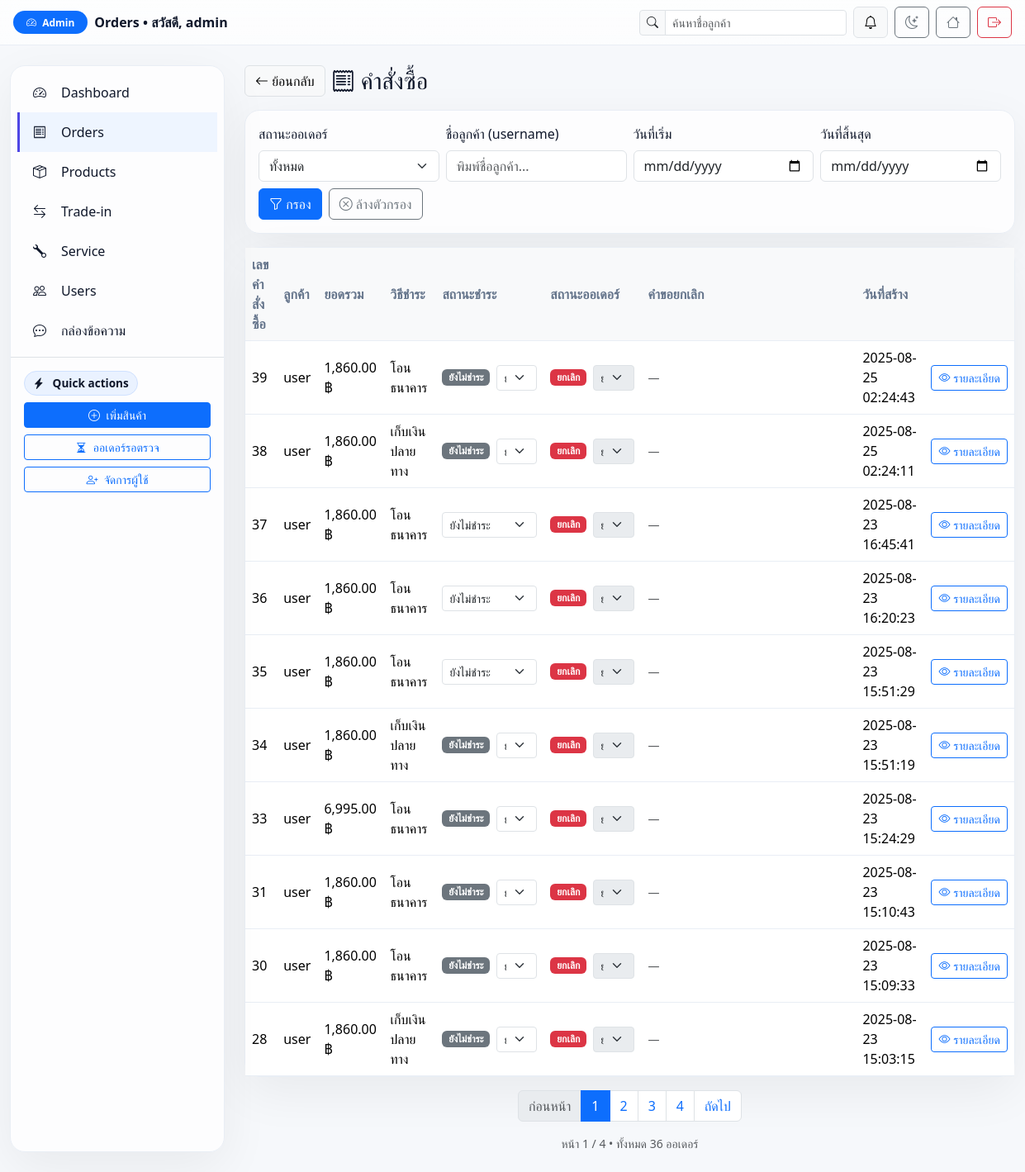
Page /Home/admin/orders.php (signed in) on the earlier database version.
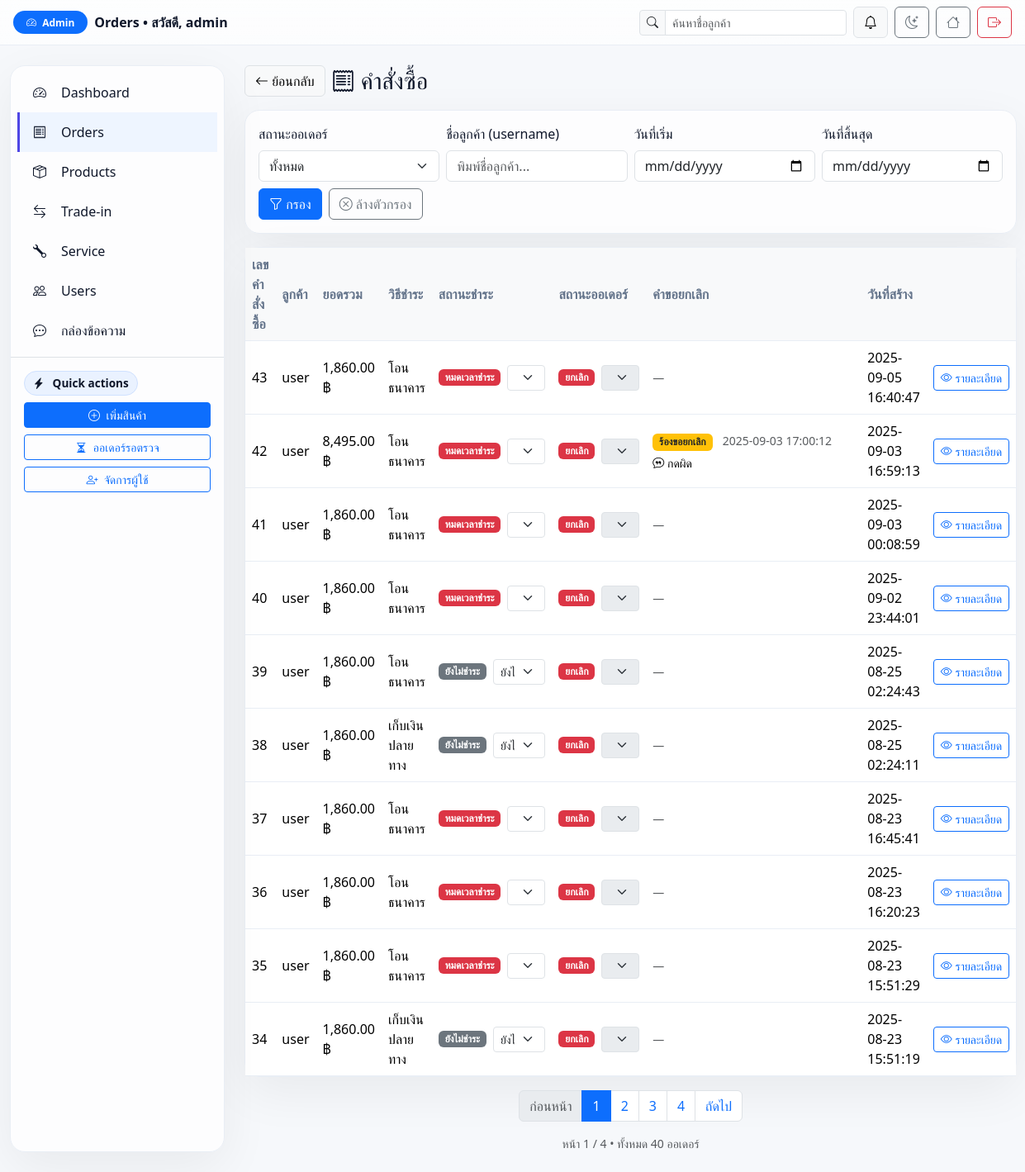
Same page on the later database version.
### tables this page shows
CREATE TABLE `orders` (
  `id` bigint(20) UNSIGNED NOT NULL,
  `user_id` bigint(20) UNSIGNED NOT NULL,
  `total_price` decimal(10,2) NOT NULL DEFAULT 0.00,
  `status` enum('pending','processing','shipped','delivered','completed','cancel_requested','cancelled') NOT NULL DEFAULT 'pending',
  `payment_status` enum('unpaid','pending','paid','refunded','expired') NOT NULL DEFAULT 'unpaid',
  `stock_deducted` tinyint(1) NOT NULL DEFAULT 0,
  `shipping_name` varchar(150) DEFAULT NULL,
  `shipping_phone` varchar(30) DEFAULT NULL,
  `shipping_address` text DEFAULT NULL,
  `created_at` timestamp NOT NULL DEFAULT current_timestamp(),
  `expires_at` datetime DEFAULT NULL,
  `updated_at` timestamp NULL DEFAULT NULL ON UPDATE current_timestamp(),
  `payment_method` enum('cod','bank') DEFAULT 'cod',
  `slip_image` varchar(255) DEFAULT NULL,
  `cancel_reason` text DEFAULT NULL,
  `cancel_requested_at` timestamp NULL DEFAULT NULL
);

CREATE TABLE `users` (
  `id` bigint(20) UNSIGNED NOT NULL,
  `username` varchar(100) NOT NULL,
  `email` varchar(255) NOT NULL,
  `google_id` varchar(64) DEFAULT NULL,
  `provider` enum('local','google') NOT NULL DEFAULT 'local',
  `password_hash` varchar(255) DEFAULT NULL,
  `role` enum('user','admin') DEFAULT 'user',
  `phone` varchar(30) DEFAULT NULL,
  `address` text DEFAULT NULL,
  `profile_pic` varchar(255) DEFAULT NULL,
  `is_active` tinyint(1) NOT NULL DEFAULT 1,
  `created_at` timestamp NOT NULL DEFAULT current_timestamp(),
  `updated_at` timestamp NULL DEFAULT NULL ON UPDATE current_timestamp(),
  `full_name` varchar(150) DEFAULT NULL,
  `avatar` varchar(255) DEFAULT NULL,
  `address_line1` varchar(255) DEFAULT NULL,
  `address_line2` varchar(255) DEFAULT NULL,
  `district` varchar(120) DEFAULT NULL,
  `province` varchar(120) DEFAULT NULL,
  `postcode` varchar(12) DEFAULT NULL
);

### Home/admin/orders.php (the view, shortened to what the changed rows need)
<?php
require __DIR__ . '/../includes/db.php';
function h($s){ return htmlspecialchars($s ?? '', ENT_QUOTES, 'UTF-8'); }
function baht($n){ return number_format((float)$n,2); }
$PAY_THAI = [
  'unpaid'   => 'ยังไม่ชำระ',
  'pending'  => 'รอตรวจสอบ',
  'paid'     => 'ชำระแล้ว',
  'refunded' => 'คืนเงินแล้ว',
  'expired'  => 'หมดเวลาชำระ',
];
$PAY_BADGE = [
  'unpaid'   => 'secondary',
  'pending'  => 'warning text-dark',
  'paid'     => 'success',
  'refunded' => 'info text-dark',
  'expired'  => 'danger',
];
$ORDER_THAI = [
  'pending'          => 'ใหม่/กำลังตรวจสอบ',
  'processing'       => 'กำลังเตรียม/แพ็ค',
  'shipped'          => 'ส่งออกจากคลัง',
  'delivered'        => 'ถึงปลายทาง',
  'completed'        => 'เสร็จสิ้น',
  'cancel_requested' => 'รอยืนยันยกเลิก',
  'cancelled'        => 'ยกเลิก',
];
$ORDER_BADGE = [
  'pending'          => 'info text-dark',
  'processing'       => 'primary',
  'shipped'          => 'primary',
  'delivered'        => 'success',
  'completed'        => 'success',
  'cancel_requested' => 'warning text-dark',
  'cancelled'        => 'danger',
];
$per_page = 10;
$page     = max(1, (int)($_GET['page'] ?? 1));
$offset   = ($page - 1) * $per_page;
$count_sql = "
  SELECT COUNT(DISTINCT o.id) AS c
  FROM orders o
  LEFT JOIN users u ON u.id=o.user_id
  WHERE 1=1
";
$stc = $conn->prepare($count_sql);
$stc->execute();
$total_rows = (int)($stc->get_result()->fetch_assoc()['c'] ?? 0);
$total_pages = max(1, (int)ceil($total_rows / $per_page));
$sql = "
  SELECT
    o.id, o.user_id, o.status, o.payment_method, o.payment_status, o.created_at,
    o.cancel_reason, o.cancel_requested_at,
    o.slip_image, o.expires_at,
    u.username,
    COALESCE(SUM(oi.quantity*oi.unit_price),0) AS total_amount,
    GREATEST(
      0,
      TIMESTAMPDIFF(
        SECOND,
        NOW(),
        COALESCE(o.expires_at, DATE_ADD(o.created_at, INTERVAL 15 MINUTE))
      )
    ) AS remaining_sec
  FROM orders o
  LEFT JOIN users u ON u.id=o.user_id
  LEFT JOIN order_items oi ON oi.order_id=o.id
  WHERE 1=1
";
$params=[]; $types="";
$sql .= " GROUP BY o.id ORDER BY o.created_at DESC LIMIT ? OFFSET ? ";
$params[] = $per_page; $types .= "i";
$params[] = $offset;   $types .= "i";
$stmt = $conn->prepare($sql);
if ($params) { $stmt->bind_param($types, ...$params); }
$stmt->execute();
$orders = $stmt->get_result()->fetch_all(MYSQLI_ASSOC);
function page_link($p){
  $qs = $_GET; $qs['page']=$p;
  return 'orders.php?'.http_build_query($qs);
}
?>
<!doctype html>
<html lang="th" data-theme="light">
<head>
  <link href="https://cdn.jsdelivr.net/npm/bootstrap@5.3.2/dist/css/bootstrap.min.css" rel="stylesheet">
  <link href="https://cdn.jsdelivr.net/npm/bootstrap-icons/font/bootstrap-icons.css" rel="stylesheet">
  <link rel="stylesheet" href="">
</head>
<body>
<div class="container-fluid my-4 app">
  <main class="d-flex flex-column gap-3">
    <div class="glass">
      <div class="table-responsive">
        <table class="table table-hover align-middle mb-0">
          <thead class="table-light">
            <tr>
              <th>เลขคำสั่งซื้อ</th>
              <th>ลูกค้า</th>
              <th>ยอดรวม</th>
              <th>วิธีชำระ</th>
              <th>สถานะชำระ</th>
              <th>สถานะออเดอร์</th>
              <th style="min-width:260px">คำขอยกเลิก</th>
              <th>วันที่สร้าง</th>
              <th></th>
            </tr>
          </thead>
          <tbody>
          <?php if(empty($orders)): ?>
            <tr><td colspan="9" class="text-center text-muted">ไม่มีออเดอร์</td></tr>
          <?php else: foreach($orders as $o):
            $isBank  = ($o['payment_method'] === 'bank');
            $noSlip  = empty($o['slip_image']);
            $expired_now = ((int)($o['remaining_sec'] ?? 0) === 0);
            $expired_by_rule = (
              $o['payment_status'] === 'expired'
              || ($isBank && $noSlip && in_array($o['payment_status'], ['unpaid','pending'], true) && $expired_now)
            );
            $effective_status = $expired_by_rule ? 'cancelled' : ($o['status'] ?: 'pending');
            $payBadge = $PAY_BADGE[$o['payment_status']] ?? 'secondary';
            $ordBadge = $ORDER_BADGE[$effective_status] ?? 'secondary';
          ?>
            <tr id="row-<?= (int)$o['id'] ?>">
              <td><?= (int)$o['id'] ?></td>
              <td><?= h($o['username'] ?? ('UID '.$o['user_id'])) ?></td>
              <td><?= baht($o['total_amount']) ?> ฿</td>
              <td><?= $o['payment_method']==='bank' ? 'โอนธนาคาร' : 'เก็บเงินปลายทาง' ?></td>
              <td>
                <div class="d-flex align-items-center gap-2">
                  <span class="badge bg-<?= $payBadge ?>"><?= h($PAY_THAI[$o['payment_status']] ?? $o['payment_status']) ?></span>
                  <form action="order_update.php" method="post" class="d-inline">
                    <select name="value" class="form-select form-select-sm" onchange="this.form.submit()">
                      <?php foreach (['unpaid','pending','paid','refunded','expired'] as $val): ?>
                        <option value="<?= $val ?>" <?= $o['payment_status']===$val?'selected':'' ?>><?= h($PAY_THAI[$val]) ?></option>
                      <?php endforeach; ?>
                    </select>
                  </form>
                </div>
              </td>
              <td>
                <div class="d-flex align-items-center gap-2">
                  <span class="badge bg-<?= $ordBadge ?>"><?= h($ORDER_THAI[$effective_status] ?? $effective_status) ?></span>
                  <form action="order_update.php" method="post" class="d-inline">
                    <select name="value" class="form-select form-select-sm" onchange="this.form.submit()" <?= $effective_status==='cancelled'?'disabled':'' ?>>
                      <?php foreach (['pending','processing','shipped','delivered','completed','cancel_requested','cancelled'] as $val): ?>
                        <option value="<?= $val ?>" <?= $effective_status===$val?'selected':'' ?>><?= h($ORDER_THAI[$val]) ?></option>
                      <?php endforeach; ?>
                    </select>
                  </form>
                </div>
              </td>
              <td>
                <?php if (!empty($o['cancel_requested_at'])): ?>
                  <div>
                    <span class="badge bg-warning text-dark">ร้องขอยกเลิก</span>
                    <span class="text-muted small ms-2"><?= h($o['cancel_requested_at']) ?></span>
                  </div>
                  <?php if (!empty($o['cancel_reason'])): ?>
                    <div class="small ellipsis-2 mt-1"><i class="bi bi-chat-quote"></i> <?= h($o['cancel_reason']) ?></div>
                  <?php endif; ?>
                <?php else: ?>
                  <span class="text-muted small">—</span>
                <?php endif; ?>
              </td>
              <td><?= h($o['created_at']) ?></td>
              <td class="text-nowrap">
                <a href="order_detail.php?id=<?= (int)$o['id'] ?>" class="btn btn-sm btn-outline-primary">
                  <i class="bi bi-eye"></i> รายละเอียด
                </a>
              </td>
            </tr>
          <?php endforeach; endif; ?>
          </tbody>
        </table>
      </div>
    </div>
    <?php if($total_pages>1): ?>
      <nav>
        <ul class="pagination justify-content-center flex-wrap">
          <li class="page-item <?= $page<=1?'disabled':'' ?>">
            <a class="page-link" href="<?= $page<=1?'#':h(page_link($page-1)) ?>">ก่อนหน้า</a>
          </li>
          <?php
            $window = 2;
            $start_p = max(1, $page-$window);
            $end_p   = min($total_pages, $page+$window);
            for($p=$start_p; $p<=$end_p; $p++){
              echo '<li class="page-item '.($p==$page?'active':'').'"><a class="page-link" href="'.h(page_link($p)).'">'.$p.'</a></li>';
            }
            if ($end_p < $total_pages){
              echo '<li class="page-item"><a class="page-link" href="'.h(page_link($total_pages)).'">'.$total_pages.'</a></li>';
            }
          ?>
          <li class="page-item <?= $page>=$total_pages?'disabled':'' ?>">
            <a class="page-link" href="<?= $page>=$total_pages?'#':h(page_link($page+1)) ?>">ถัดไป</a>
          </li>
        </ul>
        <div class="text-center text-muted small">หน้า <?=$page?> / <?=$total_pages?> • ทั้งหมด <?=$total_rows?> ออเดอร์</div>
      </nav>
    <?php endif; ?>
  </main>
</div>
</body>
</html>

Differences in the rows shown:
no longer on this page (row unchanged): orders: id "33", user.username "user", total_amount "6,995.00", shows "โอนธนาคาร", payment_status "ยังไม่ชำระ", value "ยังไม่ชำระ", effective_status "ยกเลิก", value "ยกเลิก", created_at "2025-08-23 15:24:29"
no longer on this page (row unchanged): orders: id "31", user.username "user", total_amount "1,860.00", shows "โอนธนาคาร", payment_status "ยังไม่ชำระ", value "ยังไม่ชำระ", payment_status+payment_method+slip_image "ยกเลิก", value "ยกเลิก", created_at "2025-08-23 15:10:43"
no longer on this page (row unchanged): orders: id "30", user.username "user", total_amount "1,860.00", shows "โอนธนาคาร", payment_status "ยังไม่ชำระ", value "ยังไม่ชำระ", payment_status+payment_method+slip_image "ยกเลิก", value "ยกเลิก", created_at "2025-08-23 15:09:33"
no longer on this page (row unchanged): orders: id "28", user.username "user", total_amount "1,860.00", shows "เก็บเงินปลายทาง", payment_status "ยังไม่ชำระ", value "ยังไม่ชำระ", payment_status+payment_method+status "ยกเลิก", value "ยกเลิก", created_at "2025-08-23 15:03:15"
added orders: id "43", user.username "user", total_amount "1,860.00", payment_method "โอนธนาคาร", payment_status "หมดเวลาชำระ", value "หมดเวลาชำระ", payment_status "ยกเลิก", value "ยกเลิก", created_at "2025-09-05 16:40:47"
added orders: id "42", user.username "user", total_amount "8,495.00", payment_method "โอนธนาคาร", payment_status "หมดเวลาชำระ", value "หมดเวลาชำระ", payment_status "ยกเลิก", value "ยกเลิก", cancel_requested_at "2025-09-03 17:00:12", cancel_reason "กดผิด", created_at "2025-09-03 16:59:13"
added orders: id "41", user.username "user", total_amount "1,860.00", payment_method "โอนธนาคาร", payment_status "หมดเวลาชำระ", value "หมดเวลาชำระ", payment_status "ยกเลิก", value "ยกเลิก", created_at "2025-09-03 00:08:59"
added orders: id "40", user.username "user", total_amount "1,860.00", payment_method "โอนธนาคาร", payment_status "หมดเวลาชำระ", value "หมดเวลาชำระ", payment_status "ยกเลิก", value "ยกเลิก", created_at "2025-09-02 23:44:01"
changed orders id 37: payment_status (not shown) → "หมดเวลาชำระ"; value "ยังไม่ชำระ" → "หมดเวลาชำระ"
changed orders id 36: payment_status (not shown) → "หมดเวลาชำระ"; value "ยังไม่ชำระ" → "หมดเวลาชำระ"
changed orders id 35: payment_status (not shown) → "หมดเวลาชำระ"; value "ยังไม่ชำระ" → "หมดเวลาชำระ"
Other differences:
$total_rows: "36" → "40"
